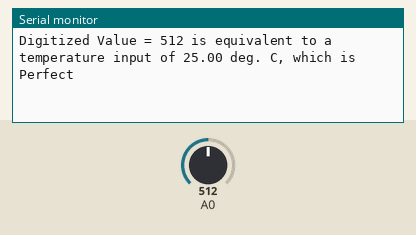
Simulated run of this program. Board: ESP8266 (Wemos D1 mini). Shown: the last lines printed to the serial monitor. The test bench sets the inputs (shaded band); at power-on: A0 = 512.

Above: at 2.8 s.
2.9 s: A0 set to 716
At 4.7 s:
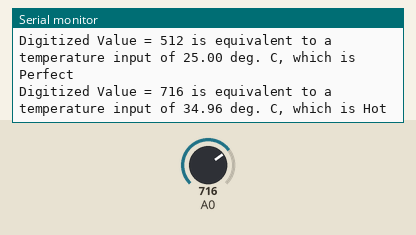
7.5 s: A0 set to 900
At 9.1 s:
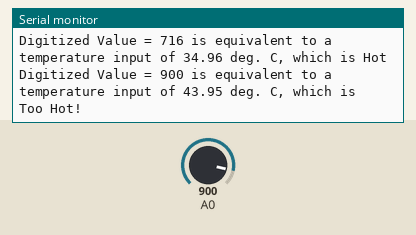
11.5 s: A0 set to 306
At 12.4 s:
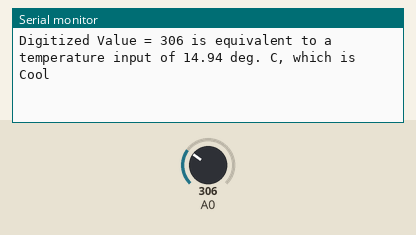
15.5 s: A0 set to 122
At 16.8 s:
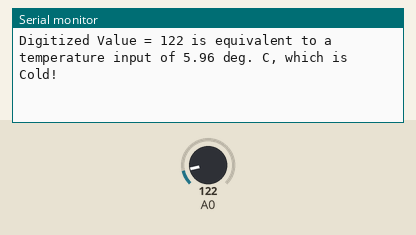

The program:

main.cpp
```cpp
#include <Arduino.h>
//I, Ahmet Aydogan, 000792453 certify that this material is my original work.No other person's work has been used without due acknowledgement.
void setup() {
  // put your setup code here, to run once:
  Serial.begin(115200);
}

float analogVoltage(float x, float in_min, float in_max, float out_min, float out_max) {
  return (x - in_min) * (out_max - out_min) / (in_max - in_min) + out_min;
}

void loop() {
  // put your main code here, to run repeatedly:
  int iVal;
  String tempReading;

  // read digitized value from the D1 mini's A/D convertor
  iVal = analogRead(A0);
  float y = analogVoltage(iVal, 0, 1024, 0, 50);
    if (y < 10)
  {
    tempReading = "Cold!";
  }
    if (y <= 15 && y >= 10 )
  {
    tempReading = "Cool";
  }
    if (y <= 25 && y > 15 )
  {
    tempReading = "Perfect";
  }
    if (y <= 30 && y > 25 )
  {
    tempReading = "Warm";
  }
    if (y <= 35 && y > 30 )
  {
    tempReading = "Hot";
  }
    if (y > 35)
  {
    tempReading = "Too Hot!";
  }


  //print value to the USB port
  Serial.println("Digitized Value = " + String(iVal) + " is equivalent to a temperature input of " + String(y) + " deg. C, which is " + String(tempReading));

  // wait 2 seconds (2000ms)
  delay(2000);
}
```

Measured:
- after the input at 2.9 s, the serial monitor: prints a new line after 1.1 s (image 1)
- after the input at 7.5 s, the serial monitor: prints a new line after 0.51 s (image 2)
- after the input at 11.5 s, the serial monitor: prints a new line after 0.52 s (image 3)
- after the input at 15.5 s, the serial monitor: prints a new line after 0.52 s (image 4)
